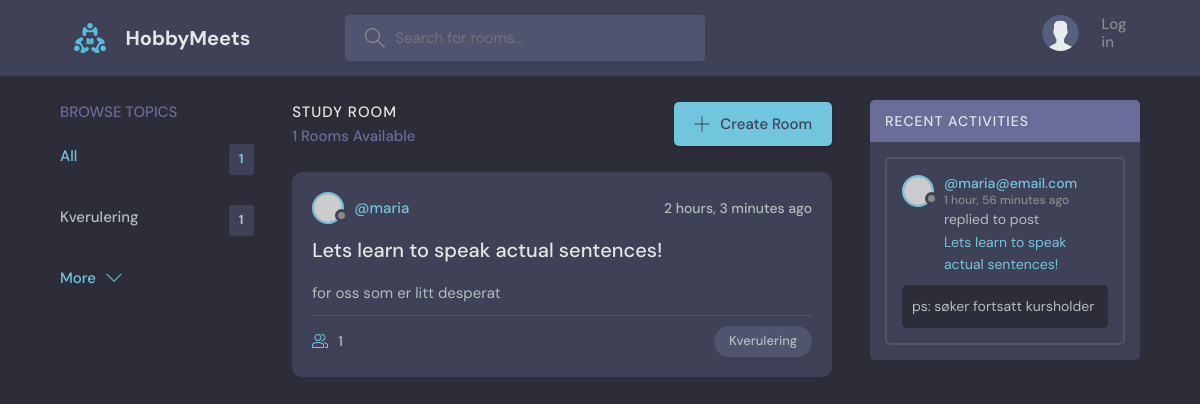
The page / on the database its author committed.
### base/models.py (models this page shows, shortened)
class Topic(models.Model):
    name = models.CharField(max_length=200)

class Room(models.Model):
    host = models.ForeignKey(User, on_delete=models.SET_NULL, null=True)
    topic = models.ForeignKey(Topic, on_delete=models.SET_NULL, null=True) #ForeignKey establishes a parent-child relationship with Topic. Need to allow null=True in the db bc of SET_NULL
    name = models.CharField(max_length=200)
    description = models.TextField(null=True, blank=True) # null=True doesn't actually do much as explained here: https://stackoverflow.com/questions/8609192/what-is-the-difference-between-null-true-and-blank-true-in-django
    participants = models.ManyToManyField(User, related_name='participants', blank=True) #more about related_name on Notion/Stackoverflow. Blank=true means you can submit a form without filling everying out
    updated = models.DateTimeField(auto_now=True) #auto_now takes a snapshot everytime the instance is saved _ Eg. when the room was last updated
    created = models.DateTimeField(auto_now_add=True) #only takes a timestamp when the instance is created - Eg. when the room was created
    class Meta:
        ordering = ['-updated', '-created'] #the dash means descending order, eg. newest updated / created will be first
    def __str__(self):
        return self.name #has to be a string!! so if unsire, wrap the retunred val in a str()

class User(AbstractUser):
    name = models.CharField(max_length=200, null=True)
    email = models.EmailField(unique=True, null=True)
    bio = models.TextField(null=True)
    avatar = models.ImageField(null=True, default="avatar.svg")
    USERNAME_FIELD = 'email' # override orig. User and set email as login info
    REQUIRED_FIELDS = []

class Message(models.Model):
    user = models.ForeignKey(User, on_delete=models.CASCADE) #the user that is posting the message. User class is imported (django.contrib.auth.models)
    room = models.ForeignKey(Room, on_delete=models.CASCADE) #ForeignKey establishes a parent-child relationship with Room, and CASCADE means that when a Room object is deleted, all its children are deleted as well
    body = models.TextField() #leave empty to force users to write message
    updated = models.DateTimeField(auto_now=True) #auto_now takes a snapshot everytime the instance is saved _ Eg. when the room was last updated
    created = models.DateTimeField(auto_now_add=True) #only takes a timestamp when the instance is created - Eg. when the room was created
    class Meta:
        ordering = ['-updated', '-created'] #the dash means descending order, eg. newest updated / created will be first

### base/views.py (the view)
# urls.py: path('', views.home, name ="home"), #three parameters: home page path, home view from the views file, and an optional name to call this view/url (handy bc you can reference the url by its name in othe
def home(request):
    q = request.GET.get('q') if request.GET.get('q') != None else '' #q for query hehe. q returns whatever is passed into the url. youtube: 2:13:40 for more
    rooms = Room.objects.filter( #filter() w/out parameters works just like all()
        Q(topic__name__icontains=q) | #icontains is for the search functionality, makes it possible to search for partial matches (i makes it case insensitive)
        Q(name__icontains=q) | #topic__name, name, description are all keywords of filter, not of Room model. topic__name is a composite keyword that goes into the parent function
        Q(description__icontains=q)
        )
    topics = Topic.objects.all()[0:5] #TODO: fix this so that the most popular topics appear first?
    room_count = rooms.count() #faster than len() method
    room_messages = Message.objects.filter(Q(room__topic__name__icontains=q))
    context = {'rooms': rooms, 'topics': topics, 'room_count': room_count,
                'room_messages': room_messages}
    return render(request, 'base/home.html', context)

### base/templates/base/home.html (shortened to what this page needs)
{% extends 'main.html' %}
{% block content %}
    <main class="layout layout--3">
      <div class="container">
        {% include 'base/topics_component.html' %}
        <div class="roomList">
          <div class="roomList__header">
            <div>
              <h2>Study Room</h2>
              <p>{{room_count}} Rooms Available</p>
            </div>
            <a class="btn btn--main" href="{% url 'create-room' %}">
              <svg version="1.1" xmlns="http://www.w3.org/2000/svg" width="32" height="32" viewBox="0 0 32 32">
                <title>add</title>
                <path
                  d="M16.943 0.943h-1.885v14.115h-14.115v1.885h14.115v14.115h1.885v-14.115h14.115v-1.885h-14.115v-14.115z"
                ></path>
              </svg>
              Create Room
            </a>
          </div>
          {% include 'base/feed_component.html' %}
        </div>
        {% include 'base/activity_component.html' %}
      </div>
    </main>
    {% endblock %}

### base/templates/base/topics_component.html
<div class="topics">
    <div class="topics__header">
      <h2>Browse Topics</h2>
    </div>
    <ul class="topics__list">
      <li>
        <a href="/" class="active">All <span>{{topics.count}}</span></a>
      </li>
      {% for topic in topics %}
      <li>
        <a href="{% url 'home' %}?q={{topic.name}}">{{topic.name}}<span>{{topic.room_set.all.count}}</span></a>
      </li>
      {% endfor %}
    </ul>
    <a class="btn btn--link" href="{% url 'topics' %}">
      More
      <svg version="1.1" xmlns="http://www.w3.org/2000/svg" width="32" height="32" viewBox="0 0 32 32">
        <title>chevron-down</title>
        <path d="M16 21l-13-13h-3l16 16 16-16h-3l-13 13z"></path>
      </svg>
    </a>
  </div>

### base/templates/base/feed_component.html (shortened to what this page needs)
{% for room in rooms%}
<div class="roomListRoom">
    <div class="roomListRoom__header">
      <a href="{% url 'user-profile' room.host.id %}" class="roomListRoom__author">
        <div class="avatar avatar--small">
          <img src="https://randomuser.me/api/portraits/women/11.jpg" />
        </div>
        <span>@{{room.host.username}}</span>
      </a>
      <div class="roomListRoom__actions">
        <span>{{room.created|timesince}} ago</span>
      </div>
    </div>
    <div class="roomListRoom__content">
      <a href="{% url 'room' room.id %}">{{room.name}}</a>
      <p>
        {{room.description}}
       </p>
    </div>
    <div class="roomListRoom__meta">
      <a href="{% url 'room' room.id %}" class="roomListRoom__joined">
        {{room.participants.all.count}}
      </a>
      <p class="roomListRoom__topic">{{room.topic.name}}</p>
    </div>
</div>
{% endfor %}

### base/templates/base/activity_component.html (shortened to what this page needs)
<div class="activities">
    <div class="activities__header">
      <h2>Recent Activities</h2>
    </div>
    {% for message in room_messages %}
    <div class="activities__box">
      <div class="activities__boxHeader roomListRoom__header">
        <a href="{% url 'user-profile' message.user.id %}" class="roomListRoom__author">
          <div class="avatar avatar--small">
            <img src="https://randomuser.me/api/portraits/women/11.jpg" />
          </div>
          <p>
            @{{message.user}}
            <span>{{message.created|timesince}} ago</span>
          </p>
        </a>
      </div>
      <div class="activities__boxContent">
        <p>replied to post <a href="% url 'room' message.room.id %">{{message.room}}</a></p>
        <div class="activities__boxRoomContent">
          {{message.body}}
        </div>
      </div>
    </div>
    {% endfor %}
  </div>

### rows shown on the page
Topic: name "Kverulering", room_set.all.count "1"
Room: host.username "maria", created "2 hours, 3 minutes", name "Lets learn to speak actual sentences!", description "for oss som er litt desperat", participants.all.count "1", topic.name "Kverulering"
Message: user "maria@email.com", created "1 hour, 56 minutes", room "Lets learn to speak actual sentences!", body "ps: søker fortsatt kursholder"

### other values the page prints
{{ topics.count }} "1"
{{ room_count }} "1"
